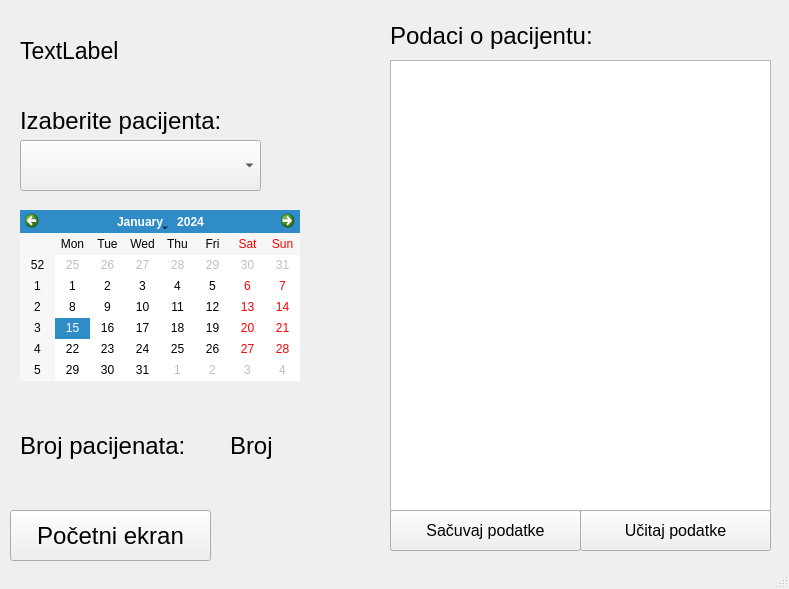
<?xml version="1.0" encoding="UTF-8"?>
<ui version="4.0">
 <class>PacijentWindow</class>
 <widget class="QMainWindow" name="PacijentWindow">
  <property name="geometry">
   <rect>
    <x>0</x>
    <y>0</y>
    <width>789</width>
    <height>589</height>
   </rect>
  </property>
  <property name="windowTitle">
   <string>Ambulanta</string>
  </property>
  <widget class="QWidget" name="centralwidget">
   <widget class="QComboBox" name="doktorCombo">
    <property name="geometry">
     <rect>
      <x>20</x>
      <y>140</y>
      <width>241</width>
      <height>51</height>
     </rect>
    </property>
    <property name="font">
     <font>
      <pointsize>18</pointsize>
     </font>
    </property>
    <property name="currentText">
     <string extracomment="Pacijent"/>
    </property>
   </widget>
   <widget class="QTextEdit" name="doktorPrikazPodataka">
    <property name="geometry">
     <rect>
      <x>390</x>
      <y>60</y>
      <width>381</width>
      <height>451</height>
     </rect>
    </property>
    <property name="html">
     <string>&lt;!DOCTYPE HTML PUBLIC &quot;-//W3C//DTD HTML 4.0//EN&quot; &quot;http://www.w3.org/TR/REC-html40/strict.dtd&quot;&gt;
&lt;html&gt;&lt;head&gt;&lt;meta name=&quot;qrichtext&quot; content=&quot;1&quot; /&gt;&lt;style type=&quot;text/css&quot;&gt;
p, li { white-space: pre-wrap; }
&lt;/style&gt;&lt;/head&gt;&lt;body style=&quot; font-family:'MS Shell Dlg 2'; font-size:7.8pt; font-weight:400; font-style:normal;&quot;&gt;
&lt;p style=&quot;-qt-paragraph-type:empty; margin-top:0px; margin-bottom:0px; margin-left:0px; margin-right:0px; -qt-block-indent:0; text-indent:0px; font-family:'Fira Sans Semi-Light'; font-size:10pt;&quot;&gt;&lt;br /&gt;&lt;/p&gt;&lt;/body&gt;&lt;/html&gt;</string>
    </property>
   </widget>
   <widget class="QLabel" name="doktorPodaciLabel">
    <property name="geometry">
     <rect>
      <x>390</x>
      <y>0</y>
      <width>271</width>
      <height>71</height>
     </rect>
    </property>
    <property name="font">
     <font>
      <pointsize>18</pointsize>
     </font>
    </property>
    <property name="text">
     <string>Podaci o pacijentu:</string>
    </property>
   </widget>
   <widget class="QLabel" name="doktorIzaberiPacLabel">
    <property name="geometry">
     <rect>
      <x>20</x>
      <y>100</y>
      <width>251</width>
      <height>41</height>
     </rect>
    </property>
    <property name="font">
     <font>
      <pointsize>18</pointsize>
     </font>
    </property>
    <property name="text">
     <string>Izaberite pacijenta:</string>
    </property>
   </widget>
   <widget class="QCalendarWidget" name="calendarWidget">
    <property name="geometry">
     <rect>
      <x>20</x>
      <y>210</y>
      <width>280</width>
      <height>171</height>
     </rect>
    </property>
   </widget>
   <widget class="QLabel" name="label_3">
    <property name="geometry">
     <rect>
      <x>20</x>
      <y>420</y>
      <width>211</width>
      <height>51</height>
     </rect>
    </property>
    <property name="font">
     <font>
      <pointsize>18</pointsize>
     </font>
    </property>
    <property name="text">
     <string>Broj pacijenata:</string>
    </property>
   </widget>
   <widget class="QLabel" name="label_4">
    <property name="geometry">
     <rect>
      <x>230</x>
      <y>420</y>
      <width>61</width>
      <height>51</height>
     </rect>
    </property>
    <property name="font">
     <font>
      <pointsize>18</pointsize>
     </font>
    </property>
    <property name="text">
     <string>Broj</string>
    </property>
   </widget>
   <widget class="QPushButton" name="doktorSacuvaj">
    <property name="geometry">
     <rect>
      <x>390</x>
      <y>510</y>
      <width>191</width>
      <height>41</height>
     </rect>
    </property>
    <property name="font">
     <font>
      <pointsize>12</pointsize>
     </font>
    </property>
    <property name="text">
     <string>Sačuvaj podatke</string>
    </property>
   </widget>
   <widget class="QPushButton" name="d">
    <property name="geometry">
     <rect>
      <x>580</x>
      <y>510</y>
      <width>191</width>
      <height>41</height>
     </rect>
    </property>
    <property name="font">
     <font>
      <pointsize>12</pointsize>
     </font>
    </property>
    <property name="text">
     <string>Učitaj podatke</string>
    </property>
   </widget>
   <widget class="QPushButton" name="doktor_pocetni">
    <property name="geometry">
     <rect>
      <x>10</x>
      <y>510</y>
      <width>201</width>
      <height>51</height>
     </rect>
    </property>
    <property name="font">
     <font>
      <pointsize>18</pointsize>
     </font>
    </property>
    <property name="text">
     <string>Početni ekran</string>
    </property>
   </widget>
   <widget class="QLabel" name="imeDoktora">
    <property name="geometry">
     <rect>
      <x>20</x>
      <y>20</y>
      <width>311</width>
      <height>61</height>
     </rect>
    </property>
    <property name="font">
     <font>
      <pointsize>17</pointsize>
     </font>
    </property>
    <property name="text">
     <string>TextLabel</string>
    </property>
   </widget>
  </widget>
  <widget class="QStatusBar" name="statusbar"/>
 </widget>
 <resources/>
 <connections/>
</ui>
